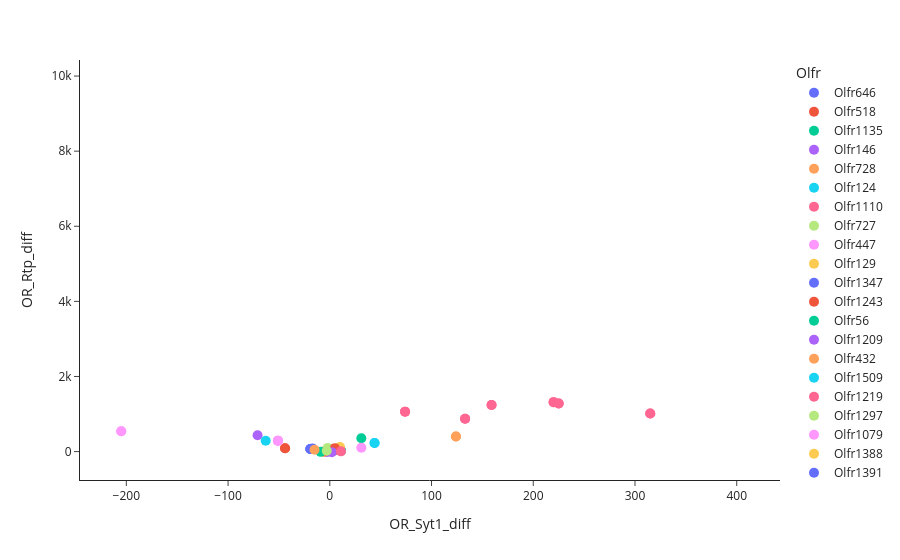

Here is the notebook cell this chart was saved with:
### Code cell
fig = px.scatter(OR_df, 
                x = 'OR_Syt1_diff', 
                y = 'OR_Rtp_diff', 
                color = 'Olfr')
fig.update_traces(marker=dict(size = 10))
fig.update_layout(template='simple_white')
fig.show()
fig.write_html('../output/tsukahara/Syt1_analysis/scatter/Rtp_Syt1_diff_correlation.html')

### Figure 1 — Plotly figure (JSON) as saved in the notebook; plotly's stock layout.template omitted (floating-point values rounded to 4 significant figures)
{"data": [{"hovertemplate": "Olfr=Olfr646<br>OR_Syt1_diff=%{x}<br>OR_Rtp_diff=%{y}<extra></extra>", "legendgroup": "Olfr646", "marker": {"color": "#636efa", "size": 10, "symbol": "circle"}, "mode": "markers", "name": "Olfr646", "orientation": "v", "showlegend": true, "type": "scatter", "x": [-19, -19, -19, -19], "xaxis": "x", "y": [71, 71, 71, 71], "yaxis": "y"}, {"hovertemplate": "Olfr=Olfr518<br>OR_Syt1_diff=%{x}<br>OR_Rtp_diff=%{y}<extra></extra>", "legendgroup": "Olfr518", "marker": {"color": "#EF553B", "size": 10, "symbol": "circle"}, "mode": "markers", "name": "Olfr518", "orientation": "v", "showlegend": true, "type": "scatter", "x": [4, 4], "xaxis": "x", "y": [29, 29], "yaxis": "y"}, {"hovertemplate": "Olfr=Olfr1135<br>OR_Syt1_diff=%{x}<br>OR_Rtp_diff=%{y}<extra></extra>", "legendgroup": "Olfr1135", "marker": {"color": "#00cc96", "size": 10, "symbol": "circle"}, "mode": "markers", "name": "Olfr1135", "orientation": "v", "showlegend": true, "type": "scatter", "x": [11, 11], "xaxis": "x", "y": [20, 20], "yaxis": "y"}, {"hovertemplate": "Olfr=Olfr146<br>OR_Syt1_diff=%{x}<br>OR_Rtp_diff=%{y}<extra></extra>", "legendgroup": "Olfr146", "marker": {"color": "#ab63fa", "size": 10, "symbol": "circle"}, "mode": "markers", "name": "Olfr146", "orientation": "v", "showlegend": true, "type": "scatter", "x": [-3, -3], "xaxis": "x", "y": [-7, -7], "yaxis": "y"}, {"hovertemplate": "Olfr=Olfr728<br>OR_Syt1_diff=%{x}<br>OR_Rtp_diff=%{y}<extra></extra>", "legendgroup": "Olfr728", "marker": {"color": "#FFA15A", "size": 10, "symbol": "circle"}, "mode": "markers", "name": "Olfr728", "orientation": "v", "showlegend": true, "type": "scatter", "x": [-6, -6], "xaxis": "x", "y": [-3, -3], "yaxis": "y"}, {"hovertemplate": "Olfr=Olfr124<br>OR_Syt1_diff=%{x}<br>OR_Rtp_diff=%{y}<extra></extra>", "legendgroup": "Olfr124", "marker": {"color": "#19d3f3", "size": 10, "symbol": "circle"}, "mode": "markers", "name": "Olfr124", "orientation": "v", "showlegend": true, "type": "scatter", "x": [44, 44], "xaxis": "x", "y": [230, 230], "yaxis": "y"}, {"hovertemplate": "Olfr=Olfr1110<br>OR_Syt1_diff=%{x}<br>OR_Rtp_diff=%{y}<extra></extra>", "legendgroup": "Olfr1110", "marker": {"color": "#FF6692", "size": 10, "symbol": "circle"}, "mode": "markers", "name": "Olfr1110", "orientation": "v", "showlegend": true, "type": "scatter", "x": [10, 10], "xaxis": "x", "y": [89, 89], "yaxis": "y"}, {"hovertemplate": "Olfr=Olfr727<br>OR_Syt1_diff=%{x}<br>OR_Rtp_diff=%{y}<extra></extra>", "legendgroup": "Olfr727", "marker": {"color": "#B6E880", "size": 10, "symbol": "circle"}, "mode": "markers", "name": "Olfr727", "orientation": "v", "showlegend": true, "type": "scatter", "x": [null], "xaxis": "x", "y": [65], "yaxis": "y"}, {"hovertemplate": "Olfr=Olfr447<br>OR_Syt1_diff=%{x}<br>OR_Rtp_diff=%{y}<extra></extra>", "legendgroup": "Olfr447", "marker": {"color": "#FF97FF", "size": 10, "symbol": "circle"}, "mode": "markers", "name": "Olfr447", "orientation": "v", "showlegend": true, "type": "scatter", "x": [-205, -205], "xaxis": "x", "y": [542, 542], "yaxis": "y"}, {"hovertemplate": "Olfr=Olfr129<br>OR_Syt1_diff=%{x}<br>OR_Rtp_diff=%{y}<extra></extra>", "legendgroup": "Olfr129", "marker": {"color": "#FECB52", "size": 10, "symbol": "circle"}, "mode": "markers", "name": "Olfr129", "orientation": "v", "showlegend": true, "type": "scatter", "x": [null], "xaxis": "x", "y": [22], "yaxis": "y"}, {"hovertemplate": "Olfr=Olfr1347<br>OR_Syt1_diff=%{x}<br>OR_Rtp_diff=%{y}<extra></extra>", "legendgroup": "Olfr1347", "marker": {"color": "#636efa", "size": 10, "symbol": "circle"}, "mode": "markers", "name": "Olfr1347", "orientation": "v", "showlegend": true, "type": "scatter", "x": [null], "xaxis": "x", "y": [1836], "yaxis": "y"}, {"hovertemplate": "Olfr=Olfr1243<br>OR_Syt1_diff=%{x}<br>OR_Rtp_diff=%{y}<extra></extra>", "legendgroup": "Olfr1243", "marker": {"color": "#EF553B", "size": 10, "symbol": "circle"}, "mode": "markers", "name": "Olfr1243", "orientation": "v", "showlegend": true, "type": "scatter", "x": [null, -44, -44], "xaxis": "x", "y": [874, 88, 88], "yaxis": "y"}, {"hovertemplate": "Olfr=Olfr56<br>OR_Syt1_diff=%{x}<br>OR_Rtp_diff=%{y}<extra></extra>", "legendgroup": "Olfr56", "marker": {"color": "#00cc96", "size": 10, "symbol": "circle"}, "mode": "markers", "name": "Olfr56", "orientation": "v", "showlegend": true, "type": "scatter", "x": [3, 3], "xaxis": "x", "y": [55, 55], "yaxis": "y"}, {"hovertemplate": "Olfr=Olfr1209<br>OR_Syt1_diff=%{x}<br>OR_Rtp_diff=%{y}<extra></extra>", "legendgroup": "Olfr1209", "marker": {"color": "#ab63fa", "size": 10, "symbol": "circle"}, "mode": "markers", "name": "Olfr1209", "orientation": "v", "showlegend": true, "type": "scatter", "x": [-71], "xaxis": "x", "y": [436], "yaxis": "y"}, {"hovertemplate": "Olfr=Olfr432<br>OR_Syt1_diff=%{x}<br>OR_Rtp_diff=%{y}<extra></extra>", "legendgroup": "Olfr432", "marker": {"color": "#FFA15A", "size": 10, "symbol": "circle"}, "mode": "markers", "name": "Olfr432", "orientation": "v", "showlegend": true, "type": "scatter", "x": [null, null, 124, 124], "xaxis": "x", "y": [929, 929, 400, 400], "yaxis": "y"}, {"hovertemplate": "Olfr=Olfr1509<br>OR_Syt1_diff=%{x}<br>OR_Rtp_diff=%{y}<extra></extra>", "legendgroup": "Olfr1509", "marker": {"color": "#19d3f3", "size": 10, "symbol": "circle"}, "mode": "markers", "name": "Olfr1509", "orientation": "v", "showlegend": true, "type": "scatter", "x": [null], "xaxis": "x", "y": [475], "yaxis": "y"}, {"hovertemplate": "Olfr=Olfr1219<br>OR_Syt1_diff=%{x}<br>OR_Rtp_diff=%{y}<extra></extra>", "legendgroup": "Olfr1219", "marker": {"color": "#FF6692", "size": 10, "symbol": "circle"}, "mode": "markers", "name": "Olfr1219", "orientation": "v", "showlegend": true, "type": "scatter", "x": [null], "xaxis": "x", "y": [2973], "yaxis": "y"}, {"hovertemplate": "Olfr=Olfr1297<br>OR_Syt1_diff=%{x}<br>OR_Rtp_diff=%{y}<extra></extra>", "legendgroup": "Olfr1297", "marker": {"color": "#B6E880", "size": 10, "symbol": "circle"}, "mode": "markers", "name": "Olfr1297", "orientation": "v", "showlegend": true, "type": "scatter", "x": [8, 8], "xaxis": "x", "y": [82, 82], "yaxis": "y"}, {"hovertemplate": "Olfr=Olfr1079<br>OR_Syt1_diff=%{x}<br>OR_Rtp_diff=%{y}<extra></extra>", "legendgroup": "Olfr1079", "marker": {"color": "#FF97FF", "size": 10, "symbol": "circle"}, "mode": "markers", "name": "Olfr1079", "orientation": "v", "showlegend": true, "type": "scatter", "x": [null, null], "xaxis": "x", "y": [2392, 2392], "yaxis": "y"}, {"hovertemplate": "Olfr=Olfr1388<br>OR_Syt1_diff=%{x}<br>OR_Rtp_diff=%{y}<extra></extra>", "legendgroup": "Olfr1388", "marker": {"color": "#FECB52", "size": 10, "symbol": "circle"}, "mode": "markers", "name": "Olfr1388", "orientation": "v", "showlegend": true, "type": "scatter", "x": [null], "xaxis": "x", "y": [-16], "yaxis": "y"}, {"hovertemplate": "Olfr=Olfr1391<br>OR_Syt1_diff=%{x}<br>OR_Rtp_diff=%{y}<extra></extra>", "legendgroup": "Olfr1391", "marker": {"color": "#636efa", "size": 10, "symbol": "circle"}, "mode": "markers", "name": "Olfr1391", "orientation": "v", "showlegend": true, "type": "scatter", "x": [null], "xaxis": "x", "y": [516], "yaxis": "y"}, {"hovertemplate": "Olfr=Olfr545<br>OR_Syt1_diff=%{x}<br>OR_Rtp_diff=%{y}<extra></extra>", "legendgroup": "Olfr545", "marker": {"color": "#EF553B", "size": 10, "symbol": "circle"}, "mode": "markers", "name": "Olfr545", "orientation": "v", "showlegend": true, "type": "scatter", "x": [-4, -4], "xaxis": "x", "y": [22, 22], "yaxis": "y"}, {"hovertemplate": "Olfr=Olfr145<br>OR_Syt1_diff=%{x}<br>OR_Rtp_diff=%{y}<extra></extra>", "legendgroup": "Olfr145", "marker": {"color": "#00cc96", "size": 10, "symbol": "circle"}, "mode": "markers", "name": "Olfr145", "orientation": "v", "showlegend": true, "type": "scatter", "x": [null, 31], "xaxis": "x", "y": [688, 356], "yaxis": "y"}, {"hovertemplate": "Olfr=Olfr738<br>OR_Syt1_diff=%{x}<br>OR_Rtp_diff=%{y}<extra></extra>", "legendgroup": "Olfr738", "marker": {"color": "#ab63fa", "size": 10, "symbol": "circle"}, "mode": "markers", "name": "Olfr738", "orientation": "v", "showlegend": true, "type": "scatter", "x": [null], "xaxis": "x", "y": [1207], "yaxis": "y"}, {"hovertemplate": "Olfr=Olfr1019<br>OR_Syt1_diff=%{x}<br>OR_Rtp_diff=%{y}<extra></extra>", "legendgroup": "Olfr1019", "marker": {"color": "#FFA15A", "size": 10, "symbol": "circle"}, "mode": "markers", "name": "Olfr1019", "orientation": "v", "showlegend": true, "type": "scatter", "x": [null], "xaxis": "x", "y": [9702], "yaxis": "y"}, {"hovertemplate": "Olfr=Olfr1450<br>OR_Syt1_diff=%{x}<br>OR_Rtp_diff=%{y}<extra></extra>", "legendgroup": "Olfr1450", "marker": {"color": "#19d3f3", "size": 10, "symbol": "circle"}, "mode": "markers", "name": "Olfr1450", "orientation": "v", "showlegend": true, "type": "scatter", "x": [null], "xaxis": "x", "y": [-31], "yaxis": "y"}, {"hovertemplate": "Olfr=Olfr1377<br>OR_Syt1_diff=%{x}<br>OR_Rtp_diff=%{y}<extra></extra>", "legendgroup": "Olfr1377", "marker": {"color": "#FF6692", "size": 10, "symbol": "circle"}, "mode": "markers", "name": "Olfr1377", "orientation": "v", "showlegend": true, "type": "scatter", "x": [-142, -142, 402, 402, 315, 315, 74, 74, null, null, null, null, 220, 220, null, null, null, null, null, null, 225, 225, 159, 159, 133, 133], "xaxis": "x", "y": [null, null, null, null, 1015, 1015, 1064, 1064, 773, 773, 589, 589, 1317, 1317, 1109, 1109, 1075, 1075, 1382, 1382, 1282, 1282, 1239, 1239, 874, 874], "yaxis": "y"}, {"hovertemplate": "Olfr=Olfr1052<br>OR_Syt1_diff=%{x}<br>OR_Rtp_diff=%{y}<extra></extra>", "legendgroup": "Olfr1052", "marker": {"color": "#B6E880", "size": 10, "symbol": "circle"}, "mode": "markers", "name": "Olfr1052", "orientation": "v", "showlegend": true, "type": "scatter", "x": [-2], "xaxis": "x", "y": [98], "yaxis": "y"}, {"hovertemplate": "Olfr=Olfr992<br>OR_Syt1_diff=%{x}<br>OR_Rtp_diff=%{y}<extra></extra>", "legendgroup": "Olfr992", "marker": {"color": "#FF97FF", "size": 10, "symbol": "circle"}, "mode": "markers", "name": "Olfr992", "orientation": "v", "showlegend": true, "type": "scatter", "x": [-51, -51, -51], "xaxis": "x", "y": [291, 291, 291], "yaxis": "y"}, {"hovertemplate": "Olfr=Olfr1134<br>OR_Syt1_diff=%{x}<br>OR_Rtp_diff=%{y}<extra></extra>", "legendgroup": "Olfr1134", "marker": {"color": "#FECB52", "size": 10, "symbol": "circle"}, "mode": "markers", "name": "Olfr1134", "orientation": "v", "showlegend": true, "type": "scatter", "x": [10], "xaxis": "x", "y": [121], "yaxis": "y"}, {"hovertemplate": "Olfr=Olfr1006<br>OR_Syt1_diff=%{x}<br>OR_Rtp_diff=%{y}<extra></extra>", "legendgroup": "Olfr1006", "marker": {"color": "#636efa", "size": 10, "symbol": "circle"}, "mode": "markers", "name": "Olfr1006", "orientation": "v", "showlegend": true, "type": "scatter", "x": [-17], "xaxis": "x", "y": [85], "yaxis": "y"}, {"hovertemplate": "Olfr=Olfr51<br>OR_Syt1_diff=%{x}<br>OR_Rtp_diff=%{y}<extra></extra>", "legendgroup": "Olfr51", "marker": {"color": "#EF553B", "size": 10, "symbol": "circle"}, "mode": "markers", "name": "Olfr51", "orientation": "v", "showlegend": true, "type": "scatter", "x": [5], "xaxis": "x", "y": [92], "yaxis": "y"}, {"hovertemplate": "Olfr=Olfr881<br>OR_Syt1_diff=%{x}<br>OR_Rtp_diff=%{y}<extra></extra>", "legendgroup": "Olfr881", "marker": {"color": "#00cc96", "size": 10, "symbol": "circle"}, "mode": "markers", "name": "Olfr881", "orientation": "v", "showlegend": true, "type": "scatter", "x": [-9], "xaxis": "x", "y": [-7], "yaxis": "y"}, {"hovertemplate": "Olfr=Olfr360<br>OR_Syt1_diff=%{x}<br>OR_Rtp_diff=%{y}<extra></extra>", "legendgroup": "Olfr360", "marker": {"color": "#ab63fa", "size": 10, "symbol": "circle"}, "mode": "markers", "name": "Olfr360", "orientation": "v", "showlegend": true, "type": "scatter", "x": [2], "xaxis": "x", "y": [-15], "yaxis": "y"}, {"hovertemplate": "Olfr=Olfr1447<br>OR_Syt1_diff=%{x}<br>OR_Rtp_diff=%{y}<extra></extra>", "legendgroup": "Olfr1447", "marker": {"color": "#FFA15A", "size": 10, "symbol": "circle"}, "mode": "markers", "name": "Olfr1447", "orientation": "v", "showlegend": true, "type": "scatter", "x": [-15], "xaxis": "x", "y": [51], "yaxis": "y"}, {"hovertemplate": "Olfr=Olfr338<br>OR_Syt1_diff=%{x}<br>OR_Rtp_diff=%{y}<extra></extra>", "legendgroup": "Olfr338", "marker": {"color": "#19d3f3", "size": 10, "symbol": "circle"}, "mode": "markers", "name": "Olfr338", "orientation": "v", "showlegend": true, "type": "scatter", "x": [-63], "xaxis": "x", "y": [287], "yaxis": "y"}, {"hovertemplate": "Olfr=Olfr770<br>OR_Syt1_diff=%{x}<br>OR_Rtp_diff=%{y}<extra></extra>", "legendgroup": "Olfr770", "marker": {"color": "#FF6692", "size": 10, "symbol": "circle"}, "mode": "markers", "name": "Olfr770", "orientation": "v", "showlegend": true, "type": "scatter", "x": [11], "xaxis": "x", "y": [6], "yaxis": "y"}, {"hovertemplate": "Olfr=Olfr1446<br>OR_Syt1_diff=%{x}<br>OR_Rtp_diff=%{y}<extra></extra>", "legendgroup": "Olfr1446", "marker": {"color": "#B6E880", "size": 10, "symbol": "circle"}, "mode": "markers", "name": "Olfr1446", "orientation": "v", "showlegend": true, "type": "scatter", "x": [-3], "xaxis": "x", "y": [22], "yaxis": "y"}, {"hovertemplate": "Olfr=Olfr459<br>OR_Syt1_diff=%{x}<br>OR_Rtp_diff=%{y}<extra></extra>", "legendgroup": "Olfr459", "marker": {"color": "#FF97FF", "size": 10, "symbol": "circle"}, "mode": "markers", "name": "Olfr459", "orientation": "v", "showlegend": true, "type": "scatter", "x": [31], "xaxis": "x", "y": [102], "yaxis": "y"}], "layout": {"legend": {"title": {"text": "Olfr"}, "tracegroupgap": 0}, "margin": {"t": 60}, "xaxis": {"anchor": "y", "domain": [0, 1], "title": {"text": "OR_Syt1_diff"}}, "yaxis": {"anchor": "x", "domain": [0, 1], "title": {"text": "OR_Rtp_diff"}}}}
